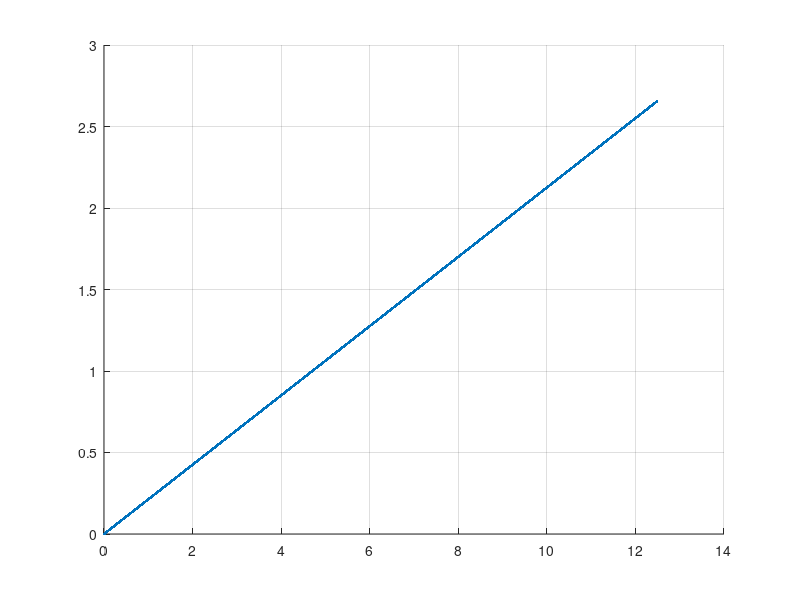

Source code (MATLAB):
%----------------------------------------------------------------------------
%LINE PARAMETERIZATION (Using start and end points)

%{
%Initital Conditions
ORIGINtowerA = [lat0,long0,h0]; %from RTK accurate parameters Pref 
%(just use straight from RTK algorithm output)
NEDtowerA = [0,0,hA]; %on the ground measurements
NEDtowerB = geodetic2NED(lat,long,h,ORIGINtowerA); 
%}
%just for testing the output
%test October: span measured 12.77, Gmaps says 12.78. Sag from horizontal:
%0.805m

%% Check uncertainties
NEDtowerA = [0,0,1.71];
NEDtowerB = [12.77*cos(78*pi/180);12.77*sin(78*pi/180);1.70];
a = 187.5e-4;
%Parameterize power line
r0 = 0;
%horizontal span of power line use pythag on X and Y for tower B 
r1 = sqrt((NEDtowerB(1)^2)+(NEDtowerB(2)^2));
%b and c constants
bC = inv([r0 1;r1 1])*[NEDtowerA(3)-a*r0^2;NEDtowerB(3)-a*r1^2];
b=bC(1);
c=bC(2);

%line angle
psiL=atan((NEDtowerB(2)-NEDtowerA(2))/(NEDtowerB(1)-NEDtowerA(1)));

%generate TRUE power line (no noise)
r=0:0.0001:r1; %generate points along horizontal projection of line from tower A to tower B
x=r*sin(psiL);
y=r*cos(psiL);
z=a*r.^2+bC(1)*r+bC(2);  %generate heights along the line (z value)


%generate GPS 'data' (use model but with a lot of white gaussian noise)
r=0:0.0076:r1;
xGPS=awgn(r*sin(psiL),60); 
yGPS=awgn(r*cos(psiL),60); 
zGPS=awgn(a*r.^2+bC(1)*r+bC(2),30);

%[xNEDg,yNEDg,zNEDg] = geodetic2ned(latitudedeg,longitudedeg,heightm,,longA,hA,wgs84Ellipsoid);

for i=2:length(xGPS)
%project velcotiy componenets onto line using line geometry 
vE(i) =  ((xGPS(i)-xGPS(i-1))/0.2); %diff. current-previous/deltaT
vN(i) =  ((yGPS(i)-yGPS(i-1))/0.2); %diff. current-previous/deltaT
v(i) = vN(i)*cos(psiL) + vE(i)*sin(psiL); 

%synthesis of rgps measurement (line position)
%origin = towerA: [0,0,0]
dxE(i) = xGPS(i) - xGPS(1); %current position - origin
dyN(i) = yGPS(i) - yGPS(1); %current position - origin
%project onto line using line geometry
r(i) = dyN(i)*cos(psiL) + dxE(i)*sin(psiL);  
end


%{
r=0:0.0076:r1;
xGPS=r*sin(psiL)+rand*0.05; 
yGPS=r*cos(psiL)+rand*0.05;
zGPS=a*r.^2+bC(1)*r+bC(2)+rand*0.1;
%}

hold all
grid on
scatter3(x,y,z,'.r');
%plot3(xGPS,yGPS,zGPS);
%scatter3(xGPS,yGPS,zGPS,'b');
%}

%{
%% up uncertainty 5cm (most extreme cases)
NEDtowerA2 = [0-0.1,0+0.1,1.71-0.05];
NEDtowerB2 = [12.77*cos(78*pi/180);12.77*sin(78*pi/180);1.70-0.05];

%Parameterize power line
r0 = 0;
%horizontal span of power line use pythag on X and Y for tower B since
%tower A is the origin
r1 = sqrt((NEDtowerB2(1)^2)+(NEDtowerB2(2)^2));
%b and c constants
bC = inv([r0 1;r1 1])*[NEDtowerA2(3)-a*r0^2;NEDtowerB2(3)-a*r1^2];
b=bC(1);
c=bC(2);

%power line angle
psiL=atan((NEDtowerB2(2)-NEDtowerA2(2))/(NEDtowerB2(1)-NEDtowerA2(1)));

%generate TRUE power line (no noise)
r=0:0.01:r1; %generate points along horizontal projection of line from tower A to tower B
x=r*sin(psiL);
y=r*cos(psiL);
z=a*r.^2+bC(1)*r+bC(2);  %generate heights along the line (z value)

hold all
grid on
scatter3(x,y,z,'.b');


%% N-E uncertainty
NEDtowerA3 = [0+0.02,0+0.02,1.71];
NEDtowerB3 = [12.77*cos(78*pi/180)-0.02;12.77*sin(78*pi/180)+0.02;1.70];
%Parameterize power line
r0 = 0;
%horizontal span of power line use pythag on X and Y for tower B since
%tower A is the origin
r1 = sqrt((NEDtowerB3(1)^2)+(NEDtowerB3(2)^2));
%b and c constants
bC = inv([r0 1;r1 1])*[NEDtowerA3(3)-a*r0^2;NEDtowerB3(3)-a*r1^2];
b=bC(1);
c=bC(2);

%power line angle
psiL=atan((NEDtowerB3(2)-NEDtowerA3(2))/(NEDtowerB3(1)-NEDtowerA3(1)));

%generate TRUE power line (no noise)
r=0:0.01:r1; %generate points along horizontal projection of line from tower A to tower B
x=r*sin(psiL);
y=r*cos(psiL);
z=a*r.^2+bC(1)*r+bC(2);  %generate heights along the line (z value)

hold all
grid on
scatter3(x,y,z,'.k');

%% N-E and up uncertainty
NEDtowerA4 = [0-0.02,0-0.02,1.71+0.05];
NEDtowerB4 = [12.77*cos(78*pi/180)-0.02;12.77*sin(78*pi/180)+0.02;1.70-0.05];
%Parameterize power line
r0 = 0;
%horizontal span of power line use pythag on X and Y for tower B since
%tower A is the origin
r1 = sqrt((NEDtowerB4(1)^2)+(NEDtowerB4(2)^2));
%b and c constants
bC = inv([r0 1;r1 1])*[NEDtowerA4(3)-a*r0^2;NEDtowerB4(3)-a*r1^2];
b=bC(1);
c=bC(2);

%power line angle
psiL=atan((NEDtowerB4(2)-NEDtowerA4(2))/(NEDtowerB4(1)-NEDtowerA4(1)));

%generate TRUE power line (no noise)
r=0:0.01:r1; %generate points along horizontal projection of line from tower A to tower B
x=r*sin(psiL);
y=r*cos(psiL);
z=a*r.^2+bC(1)*r+bC(2);  %generate heights along the line (z value)

hold all
grid on
scatter3(x,y,z,'.g');
%% 
%}







